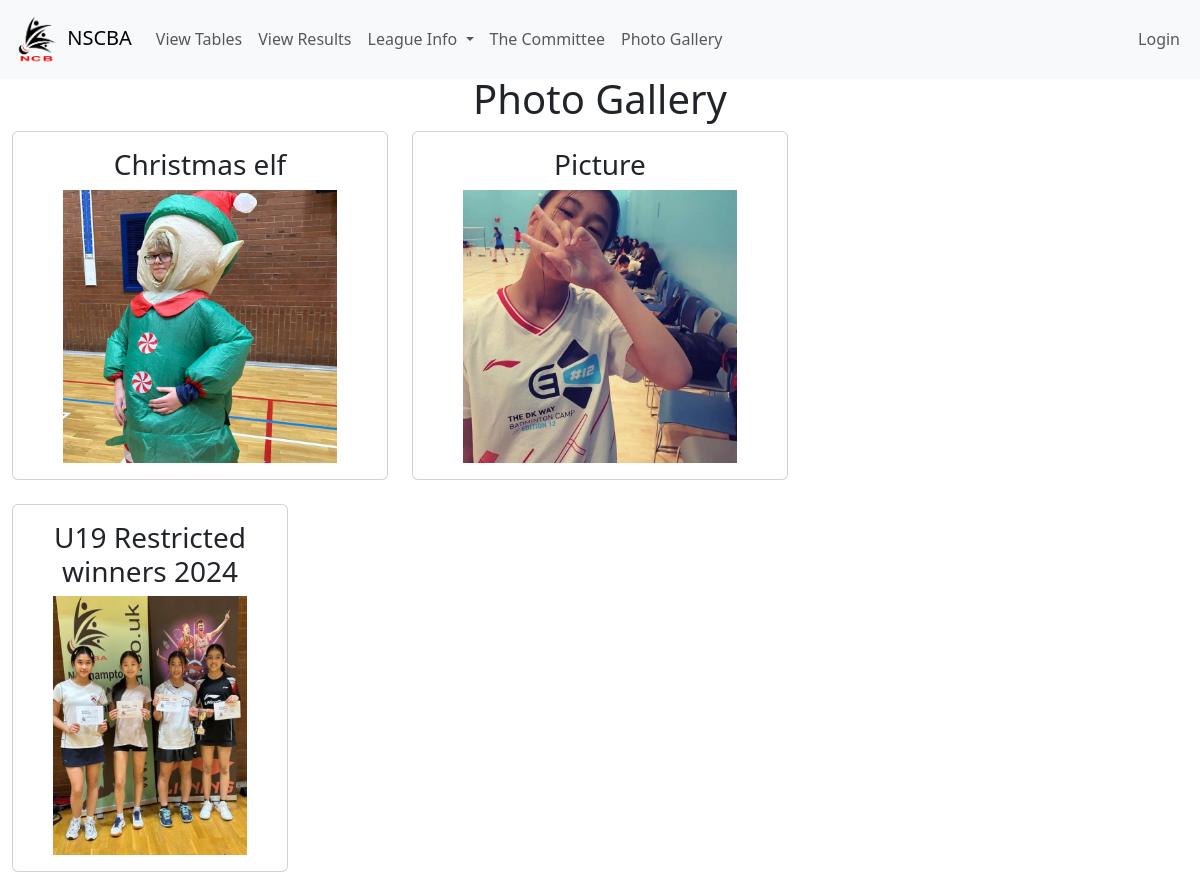
/gallery.php, run on the app's committed database.
### tables this page shows
CREATE TABLE `TblImages` (
  `ImageID` int(4) UNSIGNED NOT NULL,
  `filename` longtext NOT NULL,
  `dateadded` date DEFAULT current_timestamp(),
  `description` varchar(500) DEFAULT '',
  `type` varchar(200) DEFAULT NULL,
  `current` int(1) DEFAULT 1
);

### gallery.php (the view, shortened to what this page needs)
<head>
  <link href="styles.css" rel="stylesheet">
  <link href="https://cdn.jsdelivr.net/npm/bootstrap@5.3.0/dist/css/bootstrap.min.css" rel="stylesheet">
</head>
<body>
<div id="result">
    <?php
    include_once("navbar.php");
    ?>
</div>
<h1 class = "text-center">Photo Gallery</h1>
<div class="container-fluid">
<div class="row">
  <?php
  include_once('connection.php');
  $stmt = $conn->prepare("SELECT * FROM TblImages  ORDER BY  dateadded desc");
	$stmt->execute();
  $results = $stmt->fetchAll(PDO::FETCH_ASSOC);
$columnsPerRow = 3;
echo '<div class="container">';
echo '<div class="row">';
$count = 0;
foreach ($results as $result) {
	if (!isset($ty)){
		$ty=$result["type"];
	}
	if ($ty!=$result["type"]){
		$ty=$result["type"];
		echo '</div><br><div class="row">';
		$count=0;
	}
	if ($ty=="Landscape"){
		$columnsPerRow=3;
	}else if ($ty=="Portrait"){
		$columnsPerRow=4;
	}else
	if ($ty=="Panorama"){
		$columnsPerRow=2;
	}else if ($ty=="Square"){
		$columnsPerRow=3;
	}
		$bootstrapColClass = 12 / $columnsPerRow;
    echo '<div class="col-md-' . $bootstrapColClass . '">';
    echo '<div class="card ">';
    echo '<div class="card-body mx-auto text-center">';
	if($result['description']==''){
		$desc="Picture";
	}else{
		$desc=$result['description'];
	}
    echo '<H3> '.htmlspecialchars($desc)."</h3>";
    echo '<img src="./gallery/'.htmlspecialchars($result['filename']).'" class=" img-fluid" style="width: 80%;">';
    echo '</div>';
    echo '</div>';
    echo '</div>';
    $count++;
}
if ($count % $columnsPerRow != 0) {
    echo '</div>';
}
echo '</div>';
echo '</div>';
?>
</div>
</body>
</html>

### navbar.php (shortened to what this page needs)
<nav class="navbar navbar-expand-sm bg-light navbar-light fixed-top" style="z-index: 1050;">
  <div class="container-fluid">
    <a class="navbar-brand" href="index.php">
      <img src="images/favicon.png" alt="" width="50" class="d-inline-block align-text-middle">
      NSCBA
    </a>
    <div class="collapse navbar-collapse" id="navbarNav">
      <ul class="navbar-nav">
        <li class="nav-item">
          <a class="nav-link" href="tables.php">View Tables</a>
        </li>
        <li class="nav-item">
          <a class="nav-link" href="result.php">View Results</a>
        </li>
        <li class="nav-item dropdown">
          <a class="nav-link dropdown-toggle" href="#" id="navbarDropdown1" role="button" data-bs-toggle="dropdown" aria-expanded="false">
            League Info
          </a>
        </li>
        <li class="nav-item">
          <a class="nav-link" href="committee.php">The Committee</a>
        </li>
        <li class="nav-item">
          <a class="nav-link" href="gallery.php">Photo Gallery</a>
        </li>
      </ul>
      <ul class="navbar-nav ms-auto">
        <?php
        if (isset ($_SESSION['adloggedin'])){
          echo('<li class="nav-item">
          <a class="nav-link text-danger fw-bold">Hi '.$_SESSION['clubid'].'</a>
          </li> <li class="nav-item dropdown">
          <a class="nav-link dropdown-toggle" href="#" id="navbarDropdown2" role="button" data-bs-toggle="dropdown" aria-expanded="false">
            Admin pages
          </a>
          <ul class="dropdown-menu" aria-labelledby="navbarDropdown2">
            <li><a class="dropdown-item" href="Leagueadmin.php">League Admin</a></li>
            <li><a class="dropdown-item" href="admin.php">Site Admin</a></li>
          </ul>
        </li>
        <li class="nav-item">
          <a class="nav-link" href="logout.php">Logout</a>
        </li>');
        } else {
          echo('<li class="nav-item">
          <a class="nav-link" href="login.php">Login</a>
          </li>');
        }
        ?>
      </ul>
    </div>
  </div>
</nav>

### styles.css (style rules this page uses)
body { padding: 75px 0 0 0 ; }

### data on the page
tblimages: description "Christmas elf", filename (picture)
tblimages: description "Picture", filename (picture)
tblimages: description "U19 Restricted winners 2024", filename (picture)
